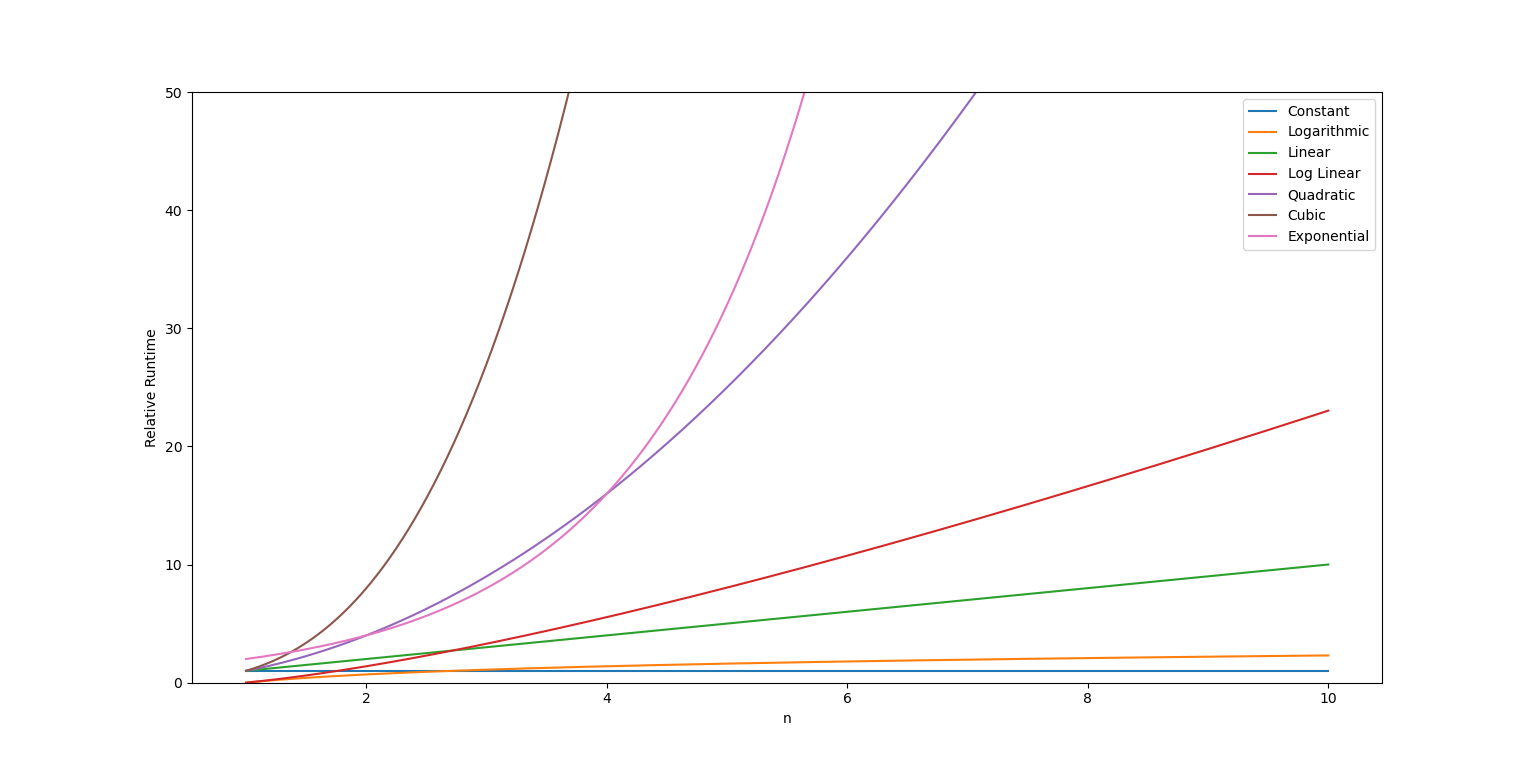

Recreate this plot in Python.
from math import log
import numpy as np
import matplotlib.pyplot as plt

n = np.linspace(1,10,1000)
labels = ['Constant','Logarithmic','Linear','Log Linear','Quadratic','Cubic','Exponential']
big_o = [np.ones(n.shape),np.log(n),n,n*np.log(n),n**2,n**3,2**n]

plt.figure(figsize=(12,10))
plt.ylim(0,50)

for i in range(len(big_o)):
    plt.plot(n,big_o[i],label = labels[i])

plt.legend(loc=0)
plt.ylabel('Relative Runtime')
plt.xlabel('n')

plt.show()
